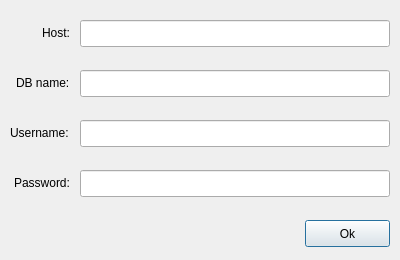
<?xml version="1.0" encoding="UTF-8"?>
<ui version="4.0">
 <class>dbDialog</class>
 <widget class="QDialog" name="dbDialog">
  <property name="geometry">
   <rect>
    <x>0</x>
    <y>0</y>
    <width>400</width>
    <height>260</height>
   </rect>
  </property>
  <property name="windowTitle">
   <string>Database information</string>
  </property>
  <widget class="QLineEdit" name="txtHost">
   <property name="geometry">
    <rect>
     <x>80</x>
     <y>20</y>
     <width>310</width>
     <height>27</height>
    </rect>
   </property>
  </widget>
  <widget class="QLabel" name="label">
   <property name="geometry">
    <rect>
     <x>42</x>
     <y>24</y>
     <width>31</width>
     <height>17</height>
    </rect>
   </property>
   <property name="text">
    <string>Host:</string>
   </property>
  </widget>
  <widget class="QLineEdit" name="txtDb">
   <property name="geometry">
    <rect>
     <x>80</x>
     <y>70</y>
     <width>310</width>
     <height>27</height>
    </rect>
   </property>
  </widget>
  <widget class="QLineEdit" name="txtUser">
   <property name="geometry">
    <rect>
     <x>80</x>
     <y>120</y>
     <width>310</width>
     <height>27</height>
    </rect>
   </property>
   <property name="echoMode">
    <enum>QLineEdit::Normal</enum>
   </property>
  </widget>
  <widget class="QLabel" name="label_2">
   <property name="geometry">
    <rect>
     <x>10</x>
     <y>124</y>
     <width>71</width>
     <height>17</height>
    </rect>
   </property>
   <property name="text">
    <string>Username:</string>
   </property>
  </widget>
  <widget class="QLabel" name="label_3">
   <property name="geometry">
    <rect>
     <x>14</x>
     <y>174</y>
     <width>61</width>
     <height>17</height>
    </rect>
   </property>
   <property name="text">
    <string>Password:</string>
   </property>
  </widget>
  <widget class="QLineEdit" name="txtPwd">
   <property name="geometry">
    <rect>
     <x>80</x>
     <y>170</y>
     <width>310</width>
     <height>27</height>
    </rect>
   </property>
   <property name="echoMode">
    <enum>QLineEdit::Password</enum>
   </property>
  </widget>
  <widget class="QLabel" name="label_4">
   <property name="geometry">
    <rect>
     <x>16</x>
     <y>74</y>
     <width>56</width>
     <height>17</height>
    </rect>
   </property>
   <property name="frameShape">
    <enum>QFrame::NoFrame</enum>
   </property>
   <property name="text">
    <string>DB name:</string>
   </property>
  </widget>
  <widget class="QPushButton" name="btnOk">
   <property name="geometry">
    <rect>
     <x>305</x>
     <y>220</y>
     <width>85</width>
     <height>27</height>
    </rect>
   </property>
   <property name="text">
    <string>Ok</string>
   </property>
   <property name="shortcut">
    <string>Return</string>
   </property>
  </widget>
 </widget>
 <resources/>
 <connections/>
</ui>
